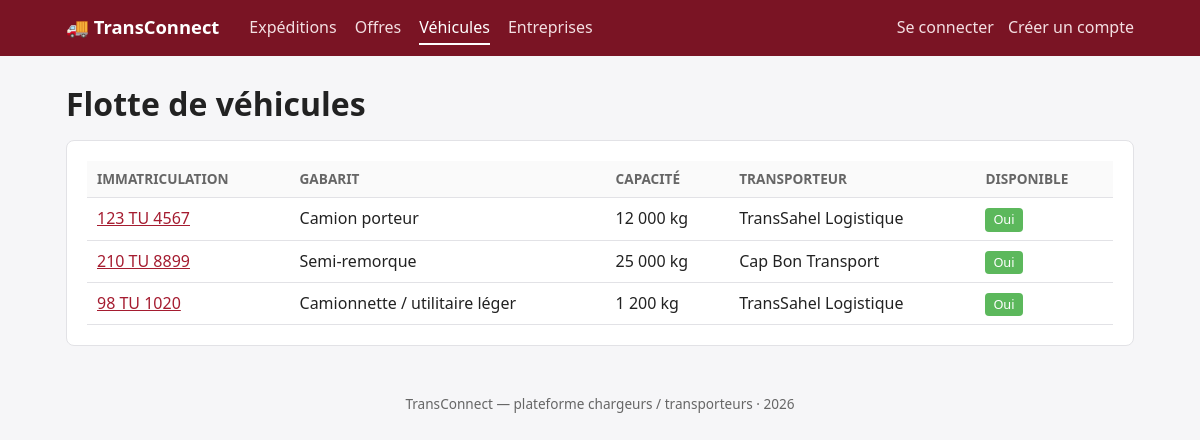
Page /vehicules/ on the committed database.
### VehiculesApp/models.py (models this page shows, shortened)
class Vehicule(models.Model):
    CAMIONNETTE = 'camionnette'
    FOURGON = 'fourgon'
    CAMION_PORTEUR = 'camion_porteur'
    SEMI_REMORQUE = 'semi_remorque'
    TYPE_CHOICES = (
        (CAMIONNETTE, 'Camionnette / utilitaire léger'),
        (FOURGON, 'Fourgon'),
        (CAMION_PORTEUR, 'Camion porteur'),
        (SEMI_REMORQUE, 'Semi-remorque'),
    )
    CAPACITE_MAX_PAR_TYPE = {
        CAMIONNETTE: 1_500,
        FOURGON: 3_500,
        CAMION_PORTEUR: 19_000,
        SEMI_REMORQUE: 26_000,
    }
    immatriculation = models.CharField(max_length=20, unique=True)
    type_vehicule = models.CharField(max_length=20, choices=TYPE_CHOICES)
    capacite_kg = models.PositiveIntegerField(
        validators=[MinValueValidator(1, "Une capacité nulle n'est pas acceptée.")]
    )
    disponible = models.BooleanField(default=True)
    entreprise = models.ForeignKey(
        'EntreprisesApp.Entreprise',
        on_delete=models.CASCADE,
        related_name='vehicules',
    )
    created_at = models.DateTimeField(auto_now_add=True)
    updated_at = models.DateTimeField(auto_now=True)
    class Meta:
        verbose_name = 'Véhicule'
        verbose_name_plural = 'Véhicules'
        ordering = ['immatriculation']

### EntreprisesApp/models.py (models this page shows, shortened)
class Entreprise(models.Model):
    TYPE_CHARGEUR = 'chargeur'
    TYPE_TRANSPORTEUR = 'transporteur'
    TYPE_CHOICES = (
        (TYPE_CHARGEUR, 'Chargeur'),
        (TYPE_TRANSPORTEUR, 'Transporteur'),
    )
    raison_sociale = models.CharField(max_length=150)
    matricule_fiscal = models.CharField(
        max_length=17, unique=True, validators=[valider_matricule_fiscal]
    )
    type_entreprise = models.CharField(max_length=15, choices=TYPE_CHOICES)
    adresse = models.TextField(
        validators=[MinLengthValidator(20, "L'adresse doit contenir au moins 20 caractères.")]
    )
    utilisateur = models.OneToOneField(
        Utilisateur,
        on_delete=models.CASCADE,
        related_name='entreprise',
        null=True,
        blank=True,
    )
    created_at = models.DateTimeField(auto_now_add=True)
    updated_at = models.DateTimeField(auto_now=True)
    class Meta:
        verbose_name = 'Entreprise'
        verbose_name_plural = 'Entreprises'
        ordering = ['raison_sociale']

### VehiculesApp/views.py (the view)
# urls.py: path('', views.VehiculeListView.as_view(), name='liste'),
class VehiculeListView(ListView):
    model = Vehicule
    template_name = 'vehicules/liste.html'
    context_object_name = 'vehicules'
    paginate_by = 15
    def get_queryset(self):
        return Vehicule.objects.select_related('entreprise').order_by('immatriculation')

### EntreprisesApp/context_processors.py (called while the page is built)
def entreprise_courante(request):
    return {'mon_entreprise': entreprise_de(getattr(request, 'user', None))}

### EntreprisesApp/mixins.py (called while the page is built)
def entreprise_de(user):
    return getattr(user, 'entreprise', None)

### VehiculesApp/templates/vehicules/liste.html (shortened to what this page needs)
{% extends 'base.html' %}
{% block content %}
<div class="actions">
  <h1 style="margin:0;">{% if mes_vehicules %}Mes véhicules — {{ mon_entreprise.raison_sociale }}{% else %}Flotte de véhicules{% endif %}</h1>
</div>
<div class="card table-wrap">
  <table>
    <thead><tr><th>Immatriculation</th><th>Gabarit</th><th>Capacité</th><th>Transporteur</th><th>Disponible</th></tr></thead>
    <tbody>
    {% for vehicule in vehicules %}
      <tr>
        <td><a href="{% url 'vehicules:detail' vehicule.pk %}">{{ vehicule.immatriculation|upper }}</a></td>
        <td>{{ vehicule.get_type_vehicule_display }}</td>
        <td>{{ vehicule.capacite_kg|floatformat:"0g" }} kg</td>
        <td>{{ vehicule.entreprise.raison_sociale|truncatechars:30 }}</td>
        <td><span class="badge b-{{ vehicule.disponible|yesno:'oui,non' }}">{{ vehicule.disponible|yesno:"Oui,Non" }}</span></td>
      </tr>
    {% empty %}
      <tr><td colspan="5">Aucun véhicule enregistré.</td></tr>
    {% endfor %}
    </tbody>
  </table>
</div>
{% endblock %}

### templates/base.html (style rules this page uses)
:root { --brand:#a51c30; --brand-dark:#7a1424; --bg:#f6f6f8; --card:#fff; --text:#222; --muted:#666; --line:#e2e2e6; }
* { box-sizing: border-box; }
body { margin:0; font-family: system-ui, -apple-system, "Segoe UI", Roboto, sans-serif; background:var(--bg); color:var(--text); line-height:1.5; }
h1, h2 { margin-top:0; }
.card { background:var(--card); border:1px solid var(--line); border-radius:8px; padding:20px; margin-bottom:20px; }
table { width:100%; border-collapse:collapse; }
th, td { text-align:left; padding:8px 10px; border-bottom:1px solid var(--line); vertical-align:top; }
th { background:#fafafa; font-size:.85rem; text-transform:uppercase; color:var(--muted); }
.table-wrap { overflow-x:auto; }
a { color:var(--brand); }
.badge { display:inline-block; padding:2px 8px; border-radius:4px; color:#fff; font-size:.8rem; white-space:nowrap; }
.b-oui { background:#5CB85C }
.actions { display:flex; flex-wrap:wrap; gap:8px; align-items:center; margin:12px 0; }

### rows in the picture
Vehicule: immatriculation "123 TU 4567", type_vehicule "Camion porteur", capacite_kg "12 000", entreprise.raison_sociale "TransSahel Logistique", disponible "Oui"
Vehicule: immatriculation "210 TU 8899", type_vehicule "Semi-remorque", capacite_kg "25 000", entreprise.raison_sociale "Cap Bon Transport", disponible "Oui"
Vehicule: immatriculation "98 TU 1020", type_vehicule "Camionnette / utilitaire léger", capacite_kg "1 200", entreprise.raison_sociale "TransSahel Logistique", disponible "Oui"
